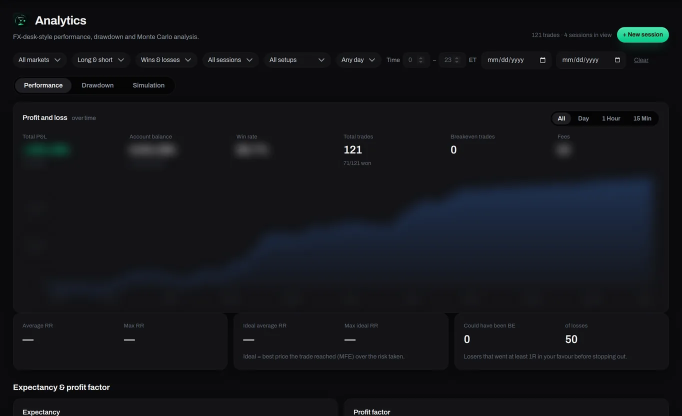
#> input picture assets/images/features/backtesting/analytics.webp, 1364 x 832 px, given in place of hero-1440.webp, which was not available (shown at 1/2 size)
$ python crop-featc.py
#> lines starting #> are read from the running program, lines starting #| are printed output that depends on the picture
#!/usr/bin/env python3
"""Cut the 2x captures from shoot-featc.js into the FEATC feature-page webps (1x + @2x).
Run: python3 tools/feature-pages/crop-featc.py <raw-dir>      (raw-dir = the shoot-featc.js output dir)
Boxes are in 2x capture pixels (x0, y0, x1, y1); None = whole image. 1x = half the 2x size.
App views are cut below the 68 px app bar (y0 = 136) so no account/plan chrome shows.
Creator Hub: the example community page cannot be shot from the server (it reads live Firestore), so its frames are the
existing real captures in assets/images/creators/ (Harbor Lane Futures example, fixture data), re-saved at 1x/2x."""
import sys, pathlib
from PIL import Image

ROOT = pathlib.Path(__file__).resolve().parents[2]
TOP = 136
JOBS = {
  'market-stats': [
    ('hero', 'hero', (0, TOP, 2880, 1800)),
    ('today', 'today', None),
    ('gap-cards', 'cards', None),
    ('sessions', 'sessions', None),
    ('initial-balance', 'initial-balance', None),
    ('opening-candle', 'opening-candle', (0, 0, 580, 516)),
    ('adr', 'adr', (0, 0, 1160, 554)),
    ('inside-outside', 'inside-outside', (0, 0, 1160, 554)),
    ('prior-day', 'prior-day', (0, 0, 1160, 554)),
  ],
  'global-monitor': [
    ('map-view', 'hero', (0, TOP, 2880, 1800)),
    ('markets-view', 'markets', (0, TOP, 2880, 1800)),
    ('map-view', 'map', (0, TOP, 2880, 1800)),
    ('wire-view', 'wire', (0, TOP, 2880, 1800)),
    ('risk-view', 'risk', (0, TOP, 2880, 1800)),
    ('brief-view', 'brief', (0, TOP, 2880, 1800)),
    ('signals', 'signals', None),
    ('markets-grid', 'markets-grid', None),
    ('finmap', 'finmap', None),
    ('calendar', 'calendar', None),
  ],
  'smart-money-desk': [
    ('hero', 'hero', (0, TOP, 2880, 1800)),
    ('overview', 'overview', None),
    ('overview', 'hill', (0, 204, 1380, 974)),
    ('overview', 'flow', (1380, 204, 2760, 974)),
    ('overview', 'tiles', (0, 0, 2760, 190)),
    ('congress', 'congress', (0, TOP, 2660, 1800)),
    ('insider', 'insider', (0, TOP, 2660, 1800)),
  ],
  'community': [
    ('hero', 'hero', (100, TOP, 1880, 1800)),
    ('setups', 'setups', (100, TOP, 1880, 1800)),
    ('replies', 'replies', (100, TOP, 1880, 1800)),
    ('composer', 'composer', (0, TOP, 2880, 1800)),
    ('badges', 'badges', (0, TOP, 2880, 1800)),
  ],
  'curriculum': [
    ('hero', 'hero', (0, TOP, 2880, 1800)),
    ('foundation', 'foundation', (0, TOP, 2880, 1800)),
    ('advanced', 'advanced', (0, TOP, 2880, 1800)),
    ('tracks', 'tracks', (0, TOP, 2880, 1800)),
    ('reader', 'reader', (0, TOP, 2880, 1800)),
    ('badges', 'badges', (0, TOP, 2880, 1800)),
    ('path', 'path', (0, 0, 1180, 222)),
  ],
}
# Creator Hub: existing real captures (single size) -> @2x = the file, 1x = half.
CREATORS = ['hero-1440', 'courses-1440', 'feed-1440', 'indicators-1440', 'discord-1440']
CREATORS_RN = ['ind1-d', 'curr-d', 'about-d', 'plan-d']


def save(im, out):
    out.parent.mkdir(parents=True, exist_ok=True)
    im = im.convert('RGB')
    im.save(out.with_name(out.name + '@2x.webp'), 'WEBP', quality=82, method=6)
    im.resize((im.width // 2, im.height // 2), Image.LANCZOS).save(out.with_name(out.name + '.webp'), 'WEBP', quality=84, method=6)
    print('wrote', out.relative_to(ROOT), im.width // 2, 'x', im.height // 2)


def main(raw):
#> called with raw = '/tmp/featc-shots'
    raw = pathlib.Path(raw)
    for page, jobs in JOBS.items():
        for src, name, box in jobs:
            f = raw / page / (src + '.png')
            if not f.exists():
                print('MISSING', f); continue
            im = Image.open(f)
            save(im.crop(box) if box else im, ROOT / f'assets/images/features/{page}/{name}')
#> pass 2 of the loop in main, `for page, jobs in JOBS.items():`:
    for n in CREATORS:
        save(Image.open(ROOT / f'assets/images/creators/{n}.webp'), ROOT / f'assets/images/features/creators/{n.replace("-1440", "")}')
#> in save, im is the input picture: PIL image 1364x832 RGB; mean R, G, B 19.6, 20.7, 25.1
#> in save, `im.resize((im.width // 2, im.height // 2), Image.LANCZOS).save(out.wit..`:
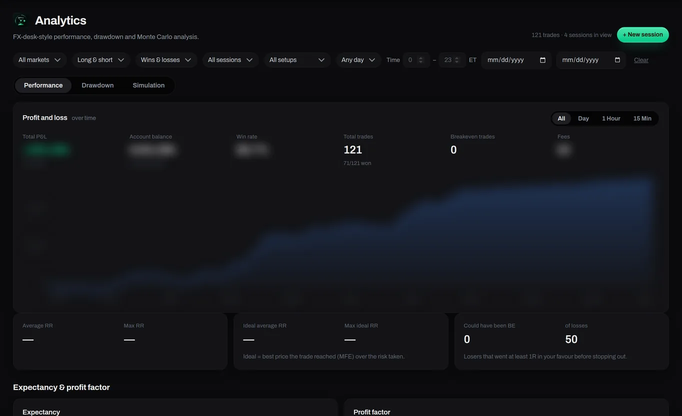
#> saved as hero.webp: PIL image 682x416 RGB; mean R, G, B 19.6, 20.7, 25.1
#| wrote assets/images/features/creators/hero 682 x 416
#> pass 2 of the loop in main, `for n in CREATORS:`:
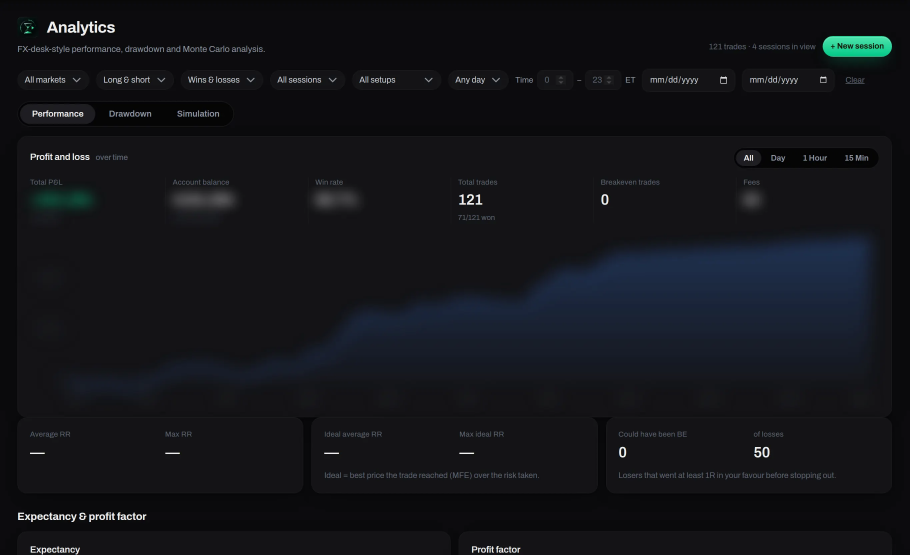
#> input picture assets/images/features/backtesting/analytics@2x.webp, 2728 x 1664 px, given in place of courses-1440.webp, which was not available (shown at 1/3 size)
#> in save, im is the input picture: PIL image 2728x1664 RGB; mean R, G, B 19.6, 20.7, 25.1
#> in save (call 2), `im.resize((im.width // 2, im.height // 2), Image.LANCZOS).save(out.wit..`:
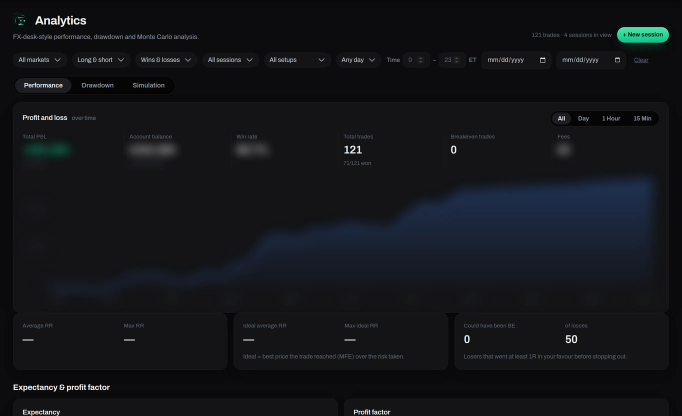
#> saved as courses.webp: PIL image 1364x832 RGB (shown at 1/2 size); mean R, G, B 19.6, 20.7, 25.1
#| wrote assets/images/features/creators/courses 1364 x 832
    for n in CREATORS_RN:
        save(Image.open(ROOT / f'assets/images/creators/rn/{n}.webp'), ROOT / f'assets/images/features/creators/rn-{n.replace("-d", "")}')
    save(Image.open(raw / 'creators/start.png').crop((0, TOP, 2880, 1800)), ROOT / 'assets/images/features/creators/start')


if __name__ == '__main__':
#> (the run stopped early here; a loop or call above may not have finished)
